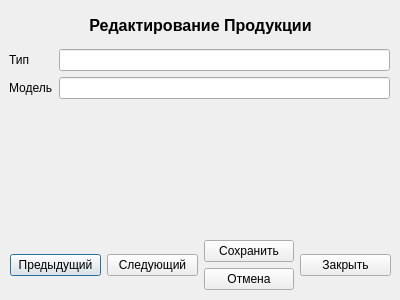
<?xml version="1.0" encoding="UTF-8"?>
<ui version="4.0">
 <class>vievPostProductiondlg</class>
 <widget class="QDialog" name="vievPostProductiondlg">
  <property name="geometry">
   <rect>
    <x>0</x>
    <y>0</y>
    <width>400</width>
    <height>300</height>
   </rect>
  </property>
  <property name="windowTitle">
   <string>Dialog</string>
  </property>
  <widget class="QWidget" name="formLayoutWidget">
   <property name="geometry">
    <rect>
     <x>9</x>
     <y>49</y>
     <width>381</width>
     <height>181</height>
    </rect>
   </property>
   <layout class="QFormLayout" name="formLayout">
    <item row="0" column="0">
     <widget class="QLabel" name="label_2">
      <property name="text">
       <string>Тип</string>
      </property>
     </widget>
    </item>
    <item row="1" column="0">
     <widget class="QLabel" name="label_3">
      <property name="text">
       <string>Модель</string>
      </property>
     </widget>
    </item>
    <item row="0" column="1">
     <widget class="QLineEdit" name="TIP"/>
    </item>
    <item row="1" column="1">
     <widget class="QLineEdit" name="MODEL"/>
    </item>
   </layout>
  </widget>
  <widget class="QWidget" name="verticalLayoutWidget">
   <property name="geometry">
    <rect>
     <x>20</x>
     <y>10</y>
     <width>361</width>
     <height>31</height>
    </rect>
   </property>
   <layout class="QVBoxLayout" name="verticalLayout">
    <item>
     <widget class="QLabel" name="label">
      <property name="font">
       <font>
        <pointsize>12</pointsize>
        <weight>75</weight>
        <bold>true</bold>
       </font>
      </property>
      <property name="text">
       <string>Редактирование Продукции</string>
      </property>
      <property name="alignment">
       <set>Qt::AlignCenter</set>
      </property>
     </widget>
    </item>
   </layout>
  </widget>
  <widget class="QWidget" name="horizontalLayoutWidget">
   <property name="geometry">
    <rect>
     <x>10</x>
     <y>240</y>
     <width>381</width>
     <height>51</height>
    </rect>
   </property>
   <layout class="QHBoxLayout" name="horizontalLayout">
    <item>
     <widget class="QPushButton" name="Last">
      <property name="text">
       <string>Предыдущий</string>
      </property>
     </widget>
    </item>
    <item>
     <widget class="QPushButton" name="Next">
      <property name="text">
       <string>Следующий</string>
      </property>
     </widget>
    </item>
    <item>
     <layout class="QVBoxLayout" name="verticalLayout_2">
      <item>
       <widget class="QPushButton" name="Accept">
        <property name="text">
         <string>Сохранить</string>
        </property>
       </widget>
      </item>
      <item>
       <widget class="QPushButton" name="Decline">
        <property name="text">
         <string>Отмена</string>
        </property>
       </widget>
      </item>
     </layout>
    </item>
    <item>
     <widget class="QPushButton" name="Close">
      <property name="text">
       <string>Закрыть</string>
      </property>
     </widget>
    </item>
   </layout>
  </widget>
 </widget>
 <resources/>
 <connections/>
</ui>
